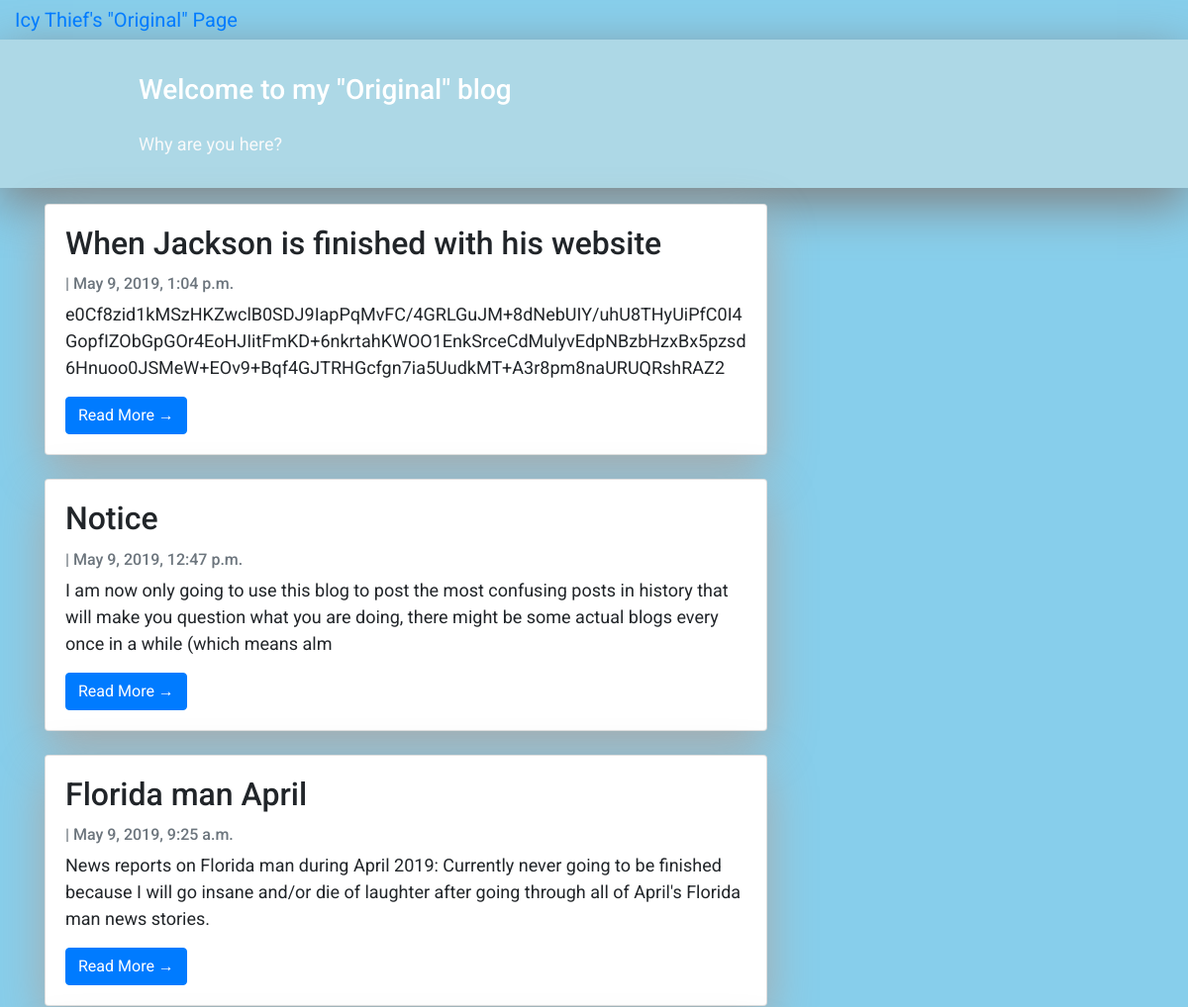
The app's page / (upper part), older data.
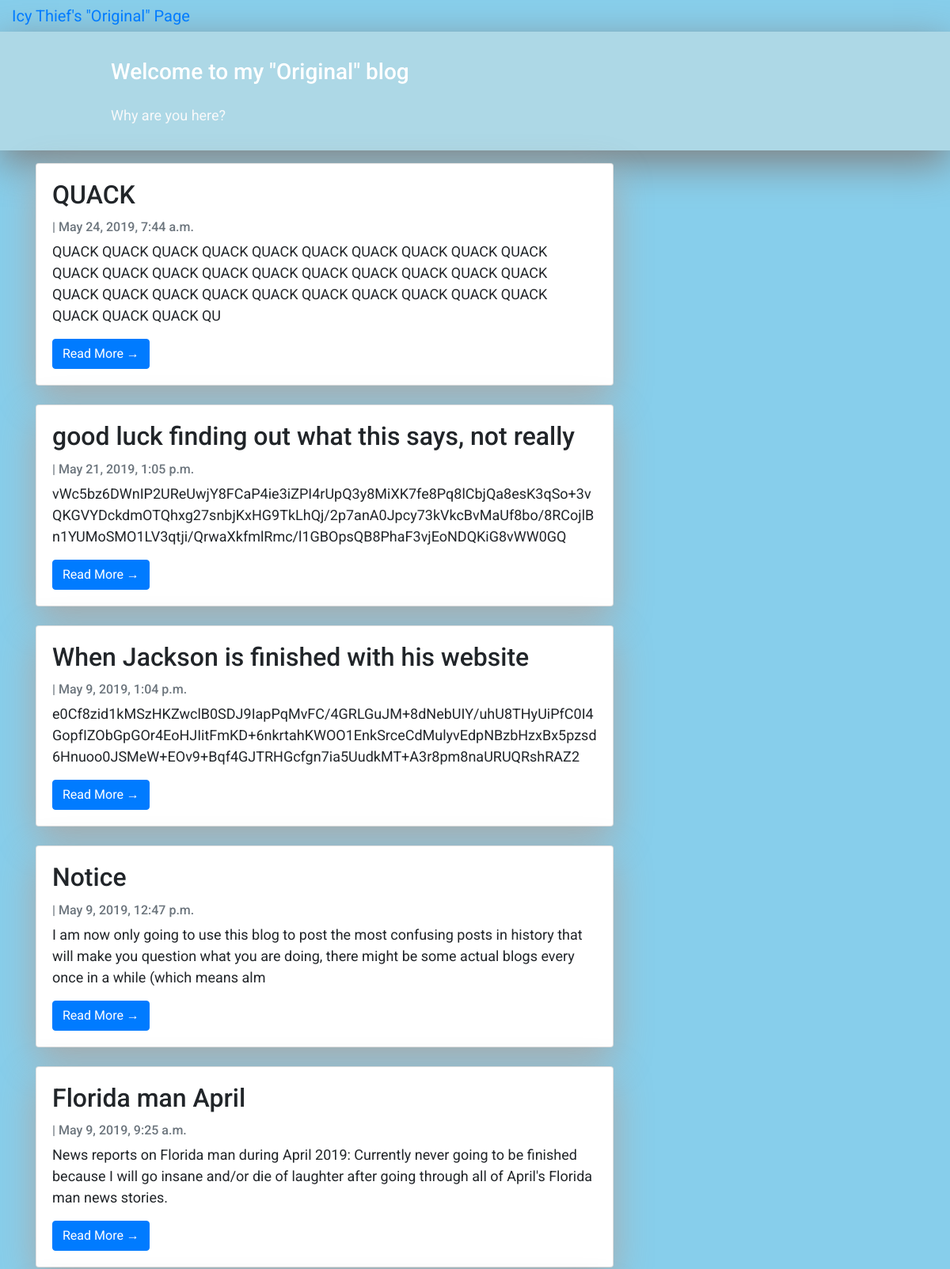
The same page, newer data.
### blog/models.py (models this page shows, shortened)
class Post(models.Model):
    title = models.CharField(max_length=200, unique=True)
    slug = models.SlugField(max_length=200, unique=True)
    author = models.ForeignKey(User, on_delete= models.CASCADE,related_name='blog_posts')
    updated_on = models.DateTimeField(auto_now= True)
    content = models.TextField()
    created_on = models.DateTimeField(auto_now_add=True)
    status = models.IntegerField(choices=STATUS, default=0)
    class Meta:
        ordering = ['-created_on']

### blog/views.py (the view)
# urls.py: path('', views.PostList.as_view(), name='home'),
class PostList(generic.ListView):
    model = Post
    template_name = 'index.html'

### blog/templates/index.html (shortened to what this page needs)
{% extends "base.html" %}
{% block content %}
<header class="masthead">
    <div class="container">
        <div class="row">
            <div class=" col-md-8 col-md-10 mx-auto">
                <div class="site-heading">
                    <h3 class=" site-heading my-4 mt-3 text-white"> Welcome to my "Original" blog </h3>
                    <p class="text-light">Why are you here? &nbsp</p>
                </div>
            </div>
        </div>
    </div>
</header>
<div class="container">
    <div class="row">
        <div class="col-md-8 mt-3 left">
            {% for post in post_list %}
            <div class="card mb-4">
                <div class="card-body">
                    <h2 class="card-title">{{ post.title }}</h2>
                    <p class="card-text text-muted h6">{{ post.Author }} | {{ post.created_on}} </p>
                    <p class="card-text">{{post.content|slice:":200" }}</p>
                    <a href="{% url 'post_detail' post.slug  %}" class="btn btn-primary">Read More &rarr;</a>
                </div>
            </div>
            {% endfor %}
        </div>
    </div>
</div>
{%endblock%}

### blog/templates/base.html (shortened to what this page needs)
<!DOCTYPE html>
<html>
        {% load static %}
    <head>
        <link rel="stylesheet" href="https://maxcdn.bootstrapcdn.com/bootstrap/4.0.0/css/bootstrap.min.css"
 />
    </head>
    <body>
        <nav class="a" id="mainNav">
            <div class="container-fluid">
                <a class="navbar-brand" href="{% url 'home' %}">Icy Thief's "Original" Page</a>
            </div>
        </nav>
        {% block content %}{% endblock content %}
    </body>
</html>

### blog/templates/base.html (style rules this page uses)
body { font-family: "Roboto", sans-serif; font-size: 17px; background-color: skyblue; }
.masthead { background: lightblue; height: auto; padding-bottom: 15px; box-shadow: 0 16px 48px grey; padding-top: 10px; }
.container-fluid { color: steelblue; }

### blog/templates/index.html (style rules this page uses)
body { font-family: "Roboto", sans-serif; font-size: 18px; background-color: skyblue; }
.card { box-shadow: 0 16px 48px darkgrey; }

Row changes from the older to the newer data that the page shows:
added Post: title "QUACK", created_on "May 24, 2019, 7:44 a.m.", content "QUACK QUACK QUACK QUACK QUACK QUACK QUACK QUACK QUACK QUACK QUACK QUACK QUACK QUACK QUACK QUACK QUACK QUACK QUACK QUACK QUACK QUACK QUACK QUACK QUACK QUACK QUACK QUACK QUACK QUACK QUACK QUACK QUACK QU"
added Post: title "good luck finding out what this says, not really", created_on "May 21, 2019, 1:05 p.m.", content "vWc5bz6DWnIP2UReUwjY8FCaP4ie3iZPI4rUpQ3y8MiXK7fe8Pq8lCbjQa8esK3qSo+3vQKGVYDckdmOTQhxg27snbjKxHG9TkLhQj/2p7anA0Jpcy73kVkcBvMaUf8bo/8RCojlBn1YUMoSMO1LV3qtji/QrwaXkfmlRmc/l1GBOpsQB8PhaF3vjEoNDQKiG8vWW0GQ"
